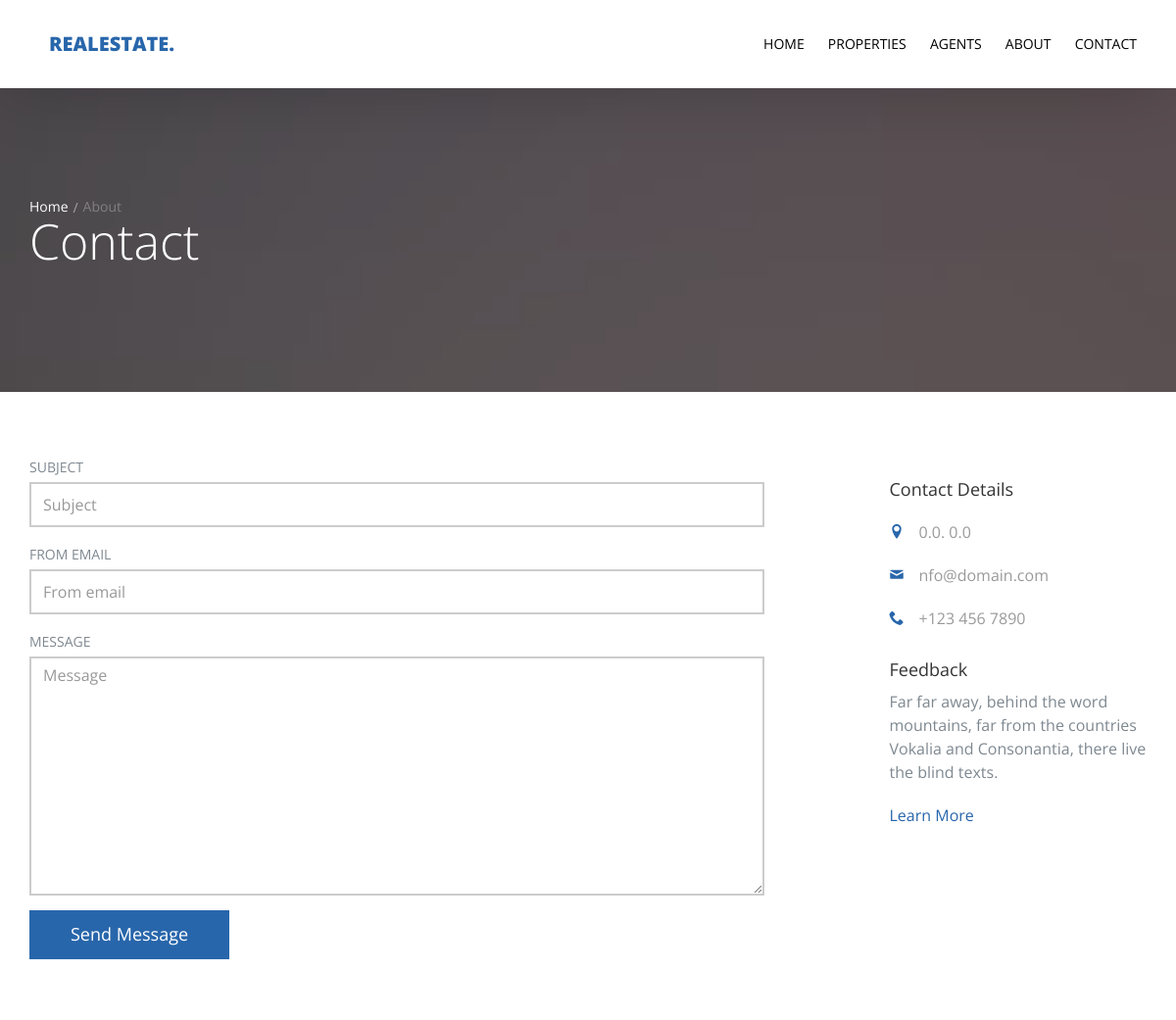
The app's page /contact/ (upper part), older data.
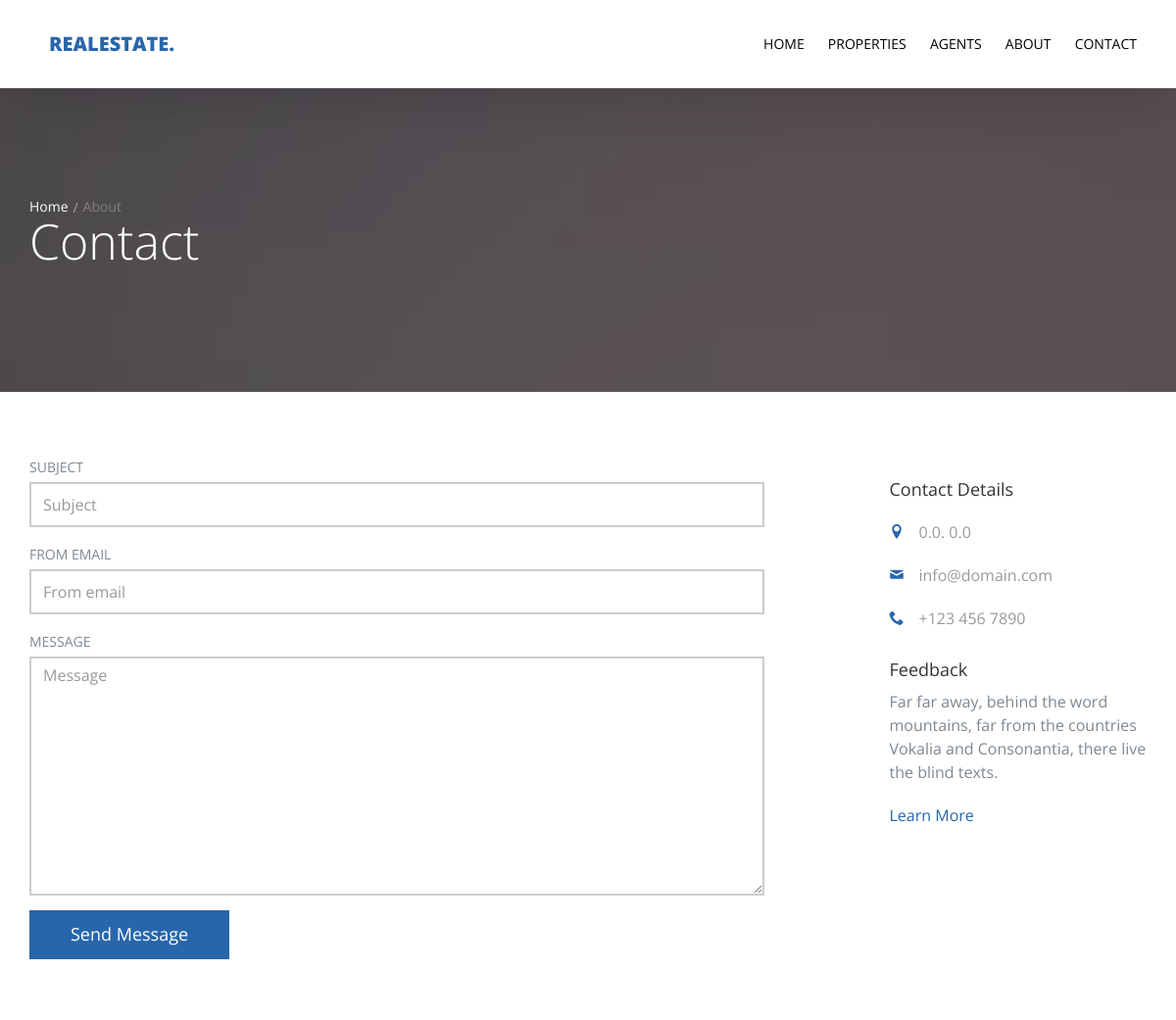
The same page, newer data.
### contact/models.py (models this page shows, shortened)
class ContactDetails(models.Model):
    location = models.CharField(max_length=50, null=True, default= "0.0. 0.0")
    email = models.EmailField()
    phone_number = models.CharField(max_length=50)
    feed_back = models.TextField()

### contact/views.py (the view)
# urls.py: path('', contact_us, name='contact_us'),
def contact_us(request):
    contact_us = ContactDetails.objects.all()
    template = 'contact/contact.html'
    if request.method == 'POST':
        contact_form = ContactForm(request.POST)
        if contact_form.is_valid():
            from_email = contact_form.cleaned_data['from_email']
            subject = contact_form.cleaned_data['subject']
            message = contact_form.cleaned_data['message']
        try:
            sm(subject, message, from_email=['test@gmail.com'],recipient_list=['admin@admin.com'])
        except BadHeaderError:
            return HttpResponse('invalid Header')
        return redirect('contact:success')
    else:
        contact_form = ContactForm()
    context = {
        'contact_us': contact_us,
        'contact_form': contact_form,
    }
    return render(request, template, context)

### contact/forms.py
class ContactForm(forms.Form):
    subject = forms.CharField(max_length=250, required=True)
    from_email = forms.EmailField(required=True)
    message = forms.CharField(widget=forms.Textarea, required=True)

### templates/contact/contact.html (shortened to what this page needs)
{% extends 'base.html' %}
{% load static %}
{% load bootstrap4 %}
{% block body %}
  <section class="probootstrap-slider flexslider2 page-inner">
    <div class="overlay"></div>
    <div class="probootstrap-wrap-banner">
      <div class="container">
        <div class="row">
          <div class="col-md-8">
            <div class="page-title probootstrap-animate">
              <div class="probootstrap-breadcrumbs">
                <a href="#">Home</a><span>About</span>
              </div>
              <h1>Contact</h1>
            </div>
          </div>
        </div>
      </div>
    </div>
    <ul class="slides">
      <li style="background-image: url(img/slider_1.jpg);"></li>
    </ul>
  </section>
  <section class="probootstrap-section">
    <div class="container">
      <div class="row">
        <div class="col-md-8">
          <form action="#" method="post" class="probootstrap-form mb60">
              {% bootstrap_form contact_form %}
            <div class="form-group">
              <input type="submit" class="btn btn-primary" id="submit" name="submit" value="Send Message">
            </div>
          </form>
        </div>
        <div class="col-md-3 col-md-push-1">
          <h4>Contact Details</h4>
            {% for contact in contact_us %}
          <ul class="with-icon colored">
            <li><i class="icon-location2"></i> <span>{{contact.location}}</span></li>
            <li><i class="icon-mail"></i><span>{{contact.email}}</span></li>
            <li><i class="icon-phone2"></i><span>{{contact.phone_number}}</span></li>
          </ul>
          <h4>Feedback</h4>
          <p>{{ contact.feed_back }}</p>
          <p><a href="#">Learn More</a></p>
            {% endfor %}
        </div>
      </div>
    </div>
  </section>
{% endblock %}

Row changes from the older to the newer data that the page shows:
changed ContactDetails: email "nfo@domain.com" → "info@domain.com"
